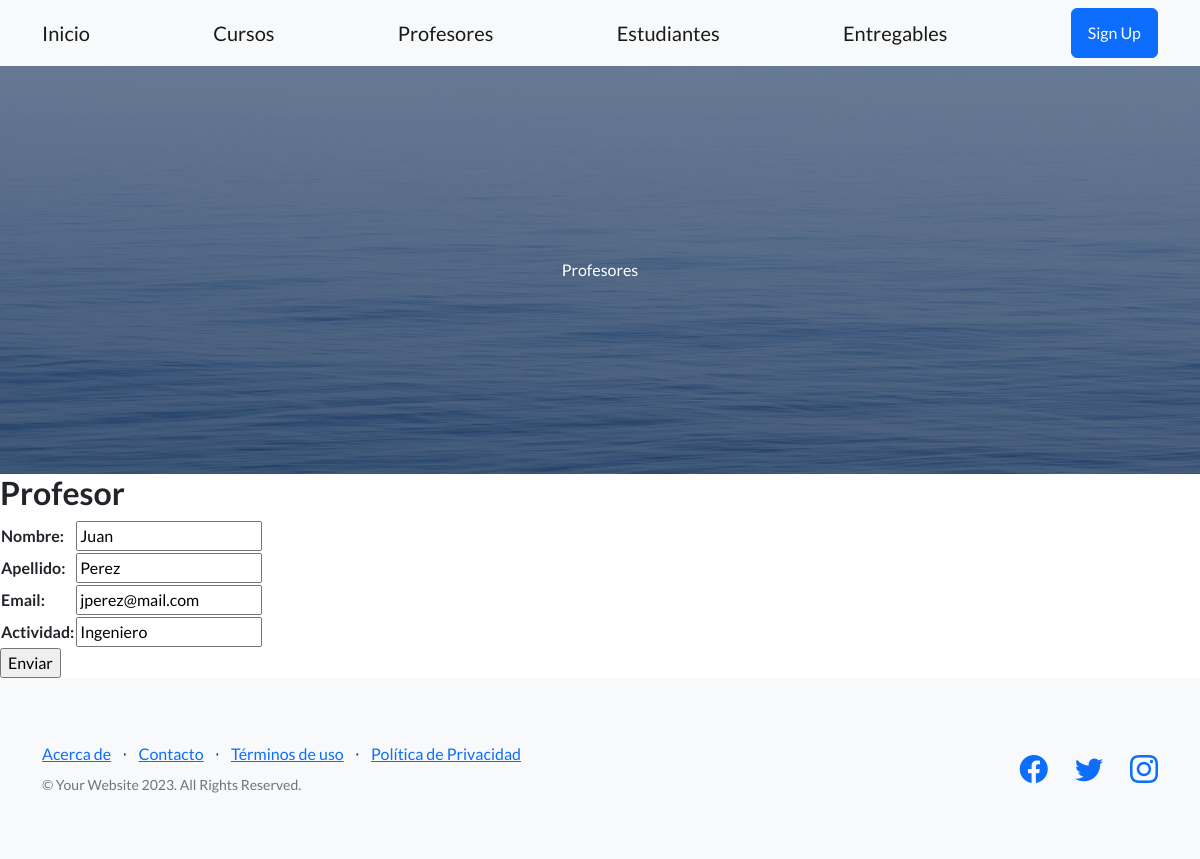
The app's page /modificar_profesor/1/ with its own data.
### aplicacion/models.py (models this page shows)
class Profesor(models.Model):
    nombre = models.CharField(max_length=30)
    apellido = models.CharField(max_length=30)
    email = models.EmailField()
    profesion = models.CharField(max_length=30)

### aplicacion/views.py (the view)
# urls.py: path('modificar_profesor/<id_profesor>/', modificar_profesor, name="modificar_profesor" ),
def modificar_profesor(request, id_profesor):
    profesor = Profesor.objects.get(id=id_profesor)
    if request.method == "POST":
        miForm = ProfesorForm(request.POST)
        if miForm.is_valid():
            profesor.nombre = miForm.cleaned_data.get('nombre')
            profesor.apellido = miForm.cleaned_data.get('apellido')
            profesor.email = miForm.cleaned_data.get('email')
            profesor.profesion = miForm.cleaned_data.get('profesion')
            profesor.save()
            return redirect(reverse_lazy('profesores'))
    else:
        miForm = ProfesorForm(initial={
            'nombre': profesor.nombre,
            'apellido': profesor.apellido,
            'email': profesor.email,
            'profesion': profesor.profesion,
        })
    return render(request, "aplicacion/profesorForm.html", {'form': miForm})

### aplicacion/forms.py
class ProfesorForm(forms.Form):
    nombre = forms.CharField(label="Nombre", max_length=50, required=True)
    apellido = forms.CharField(label="Apellido", max_length=50, required=True)
    email = forms.EmailField(required=True)
    profesion = forms.CharField(label="Actividad", max_length=50, required=True)

### aplicacion/templates/aplicacion/profesorForm.html (shortened to what this page needs)
{% extends 'aplicacion/base.html' %}
{% load static %}
{% block titulo %}Profesores{% endblock titulo %}
{% block contenido %}
    <h2>Profesor</h2>
    <form action="" method="POST">
        <table>
            {{ form.as_table }}
        </table>
        <input type="submit" value="Enviar">
    </form>
{% endblock contenido %}

### records on screen
Profesor: nombre "Juan", apellido "Perez", email "jperez@mail.com", profesion "Ingeniero"
